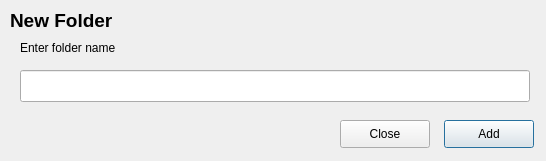
<?xml version="1.0" encoding="UTF-8"?>
<ui version="4.0">
 <class>Dialog</class>
 <widget class="QDialog" name="Dialog">
  <property name="geometry">
   <rect>
    <x>0</x>
    <y>0</y>
    <width>546</width>
    <height>161</height>
   </rect>
  </property>
  <property name="windowTitle">
   <string>Add new folder</string>
  </property>
  <widget class="QPushButton" name="buttonAdd">
   <property name="geometry">
    <rect>
     <x>444</x>
     <y>120</y>
     <width>90</width>
     <height>28</height>
    </rect>
   </property>
   <property name="text">
    <string>Add</string>
   </property>
  </widget>
  <widget class="QLabel" name="label">
   <property name="geometry">
    <rect>
     <x>10</x>
     <y>10</y>
     <width>381</width>
     <height>20</height>
    </rect>
   </property>
   <property name="font">
    <font>
     <pointsize>14</pointsize>
     <weight>75</weight>
     <bold>true</bold>
    </font>
   </property>
   <property name="text">
    <string>New Folder</string>
   </property>
  </widget>
  <widget class="QLabel" name="label_2">
   <property name="geometry">
    <rect>
     <x>20</x>
     <y>38</y>
     <width>381</width>
     <height>20</height>
    </rect>
   </property>
   <property name="text">
    <string>Enter folder name</string>
   </property>
   <property name="buddy">
    <cstring>lineEdit</cstring>
   </property>
  </widget>
  <widget class="QPushButton" name="buttonClose">
   <property name="geometry">
    <rect>
     <x>340</x>
     <y>120</y>
     <width>90</width>
     <height>28</height>
    </rect>
   </property>
   <property name="text">
    <string>Close</string>
   </property>
  </widget>
  <widget class="QLineEdit" name="lineEdit">
   <property name="geometry">
    <rect>
     <x>20</x>
     <y>70</y>
     <width>510</width>
     <height>32</height>
    </rect>
   </property>
  </widget>
 </widget>
 <tabstops>
  <tabstop>lineEdit</tabstop>
  <tabstop>buttonAdd</tabstop>
  <tabstop>buttonClose</tabstop>
 </tabstops>
 <resources/>
 <connections/>
</ui>
